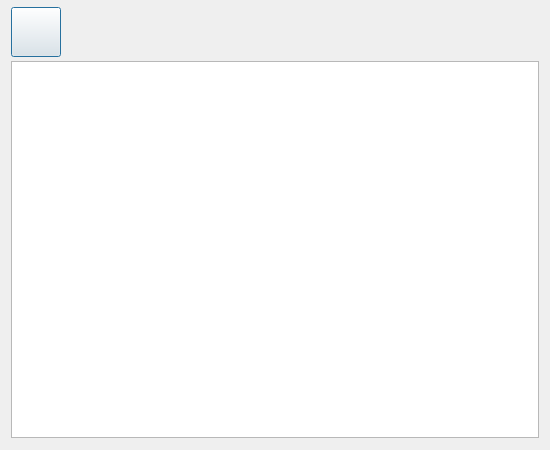
<?xml version="1.0" encoding="UTF-8"?>
<ui version="4.0">
 <class>Dialog</class>
 <widget class="QDialog" name="Dialog">
  <property name="geometry">
   <rect>
    <x>0</x>
    <y>0</y>
    <width>550</width>
    <height>450</height>
   </rect>
  </property>
  <property name="minimumSize">
   <size>
    <width>0</width>
    <height>0</height>
   </size>
  </property>
  <property name="maximumSize">
   <size>
    <width>16777215</width>
    <height>16777215</height>
   </size>
  </property>
  <property name="windowTitle">
   <string>Video</string>
  </property>
  <layout class="QGridLayout" name="gridLayout">
   <property name="topMargin">
    <number>7</number>
   </property>
   <property name="bottomMargin">
    <number>12</number>
   </property>
   <property name="verticalSpacing">
    <number>4</number>
   </property>
   <item row="0" column="0">
    <layout class="QHBoxLayout" name="horizontalLayout">
     <property name="spacing">
      <number>10</number>
     </property>
     <property name="leftMargin">
      <number>0</number>
     </property>
     <property name="bottomMargin">
      <number>0</number>
     </property>
     <item>
      <widget class="QPushButton" name="pushButton_photo">
       <property name="minimumSize">
        <size>
         <width>50</width>
         <height>50</height>
        </size>
       </property>
       <property name="maximumSize">
        <size>
         <width>50</width>
         <height>50</height>
        </size>
       </property>
       <property name="text">
        <string/>
       </property>
       <property name="icon">
        <iconset resource="resources.qrc">
         <normaloff>:/resources/img/resources/img/photo.png</normaloff>:/resources/img/resources/img/photo.png</iconset>
       </property>
       <property name="iconSize">
        <size>
         <width>30</width>
         <height>30</height>
        </size>
       </property>
       <property name="default">
        <bool>false</bool>
       </property>
       <property name="flat">
        <bool>false</bool>
       </property>
      </widget>
     </item>
     <item>
      <spacer name="horizontalSpacer">
       <property name="orientation">
        <enum>Qt::Horizontal</enum>
       </property>
       <property name="sizeHint" stdset="0">
        <size>
         <width>40</width>
         <height>20</height>
        </size>
       </property>
      </spacer>
     </item>
    </layout>
   </item>
   <item row="1" column="0">
    <widget class="QGraphicsView" name="graphicsView">
     <property name="minimumSize">
      <size>
       <width>0</width>
       <height>370</height>
      </size>
     </property>
    </widget>
   </item>
  </layout>
 </widget>
 <resources>
  <include location="resources.qrc"/>
 </resources>
 <connections/>
</ui>
